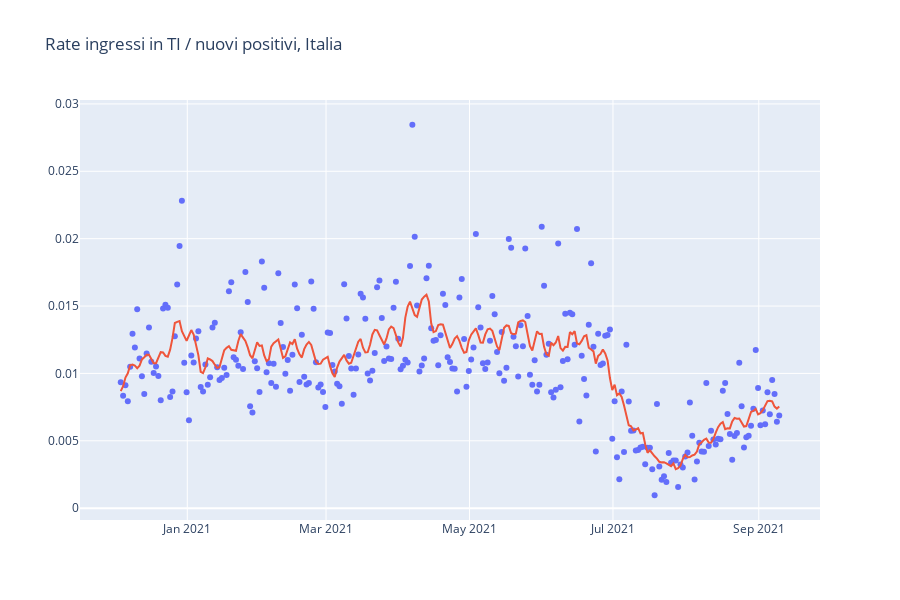
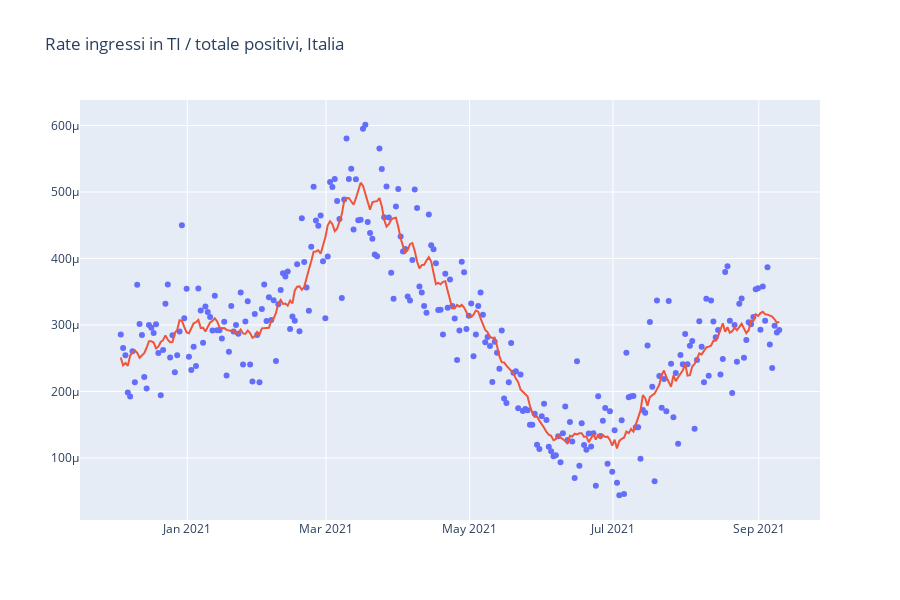
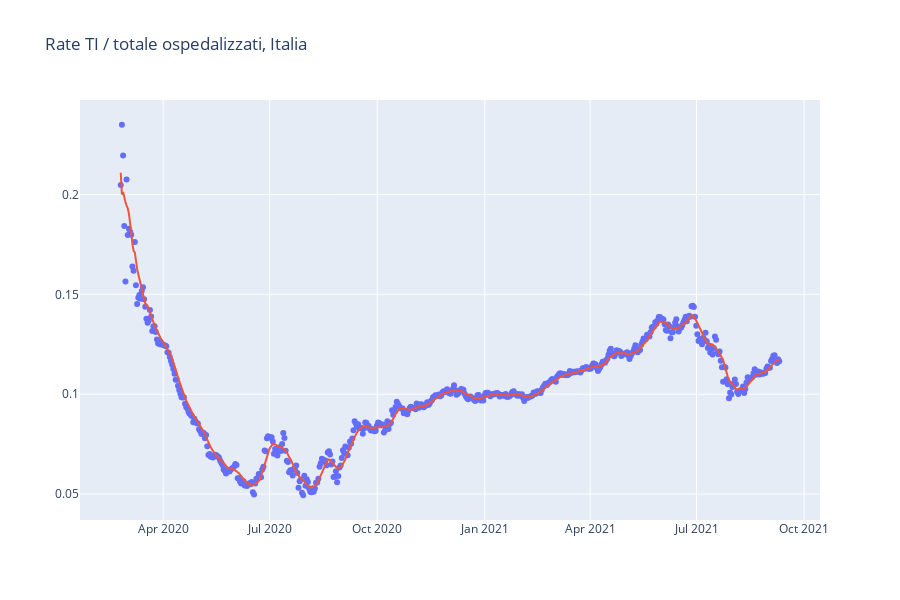

Notebook code cell kept with these figures, in order:
### Code cell
# rate vs NUOVI POSITIVI
fig = go.Figure()

fig.add_trace(go.Scatter(y=rate_inTI_inPOS[-len(valid_ingressi_TI):],
                         x=giorni[-len(valid_ingressi_TI):],
                         mode='markers'))

fig.add_trace(go.Scatter(y=moving_function_rev1(rate_inTI_inPOS[-len(valid_ingressi_TI):],np.mean,7,3),
                         x=giorni[-len(valid_ingressi_TI):]))
  
fig.update_layout(
    title="Rate ingressi in TI / nuovi positivi, Italia",
    autosize=False,
    showlegend=False,
    width=900,
    height=600
)

fig.show()

# rate vs TOTALE POSITIVI

fig = go.Figure()

fig.add_trace(go.Scatter(y=rate_inTI_totPOS[-len(valid_ingressi_TI):],
                         x=giorni[-len(valid_ingressi_TI):],
                         mode='markers'))

fig.add_trace(go.Scatter(y=moving_function_rev1(rate_inTI_totPOS[-len(valid_ingressi_TI):],np.mean,7,3),
                         x=giorni[-len(valid_ingressi_TI):]))
  
fig.update_layout(
    title="Rate ingressi in TI / totale positivi, Italia",
    autosize=False,
    showlegend=False,
    width=900,
    height=600
)

fig.show()


# rate TI vs TOTALE OSPEDALIZZATI

fig = go.Figure()

fig.add_trace(go.Scatter(y=rate_TI_OSP,
                         x=giorni,
                         mode='markers'))

fig.add_trace(go.Scatter(y=moving_function_rev1(rate_TI_OSP,np.mean,7,3),
                         x=giorni))
  
fig.update_layout(
    title="Rate TI / totale ospedalizzati, Italia",
    autosize=False,
    showlegend=False,
    width=900,
    height=600
)

fig.show()

### Figure 1 — Plotly figure (JSON) as saved in the notebook; plotly's stock layout.template omitted (floating-point values rounded to 4 significant figures; data arrays with more than 128 entries replaced by an {"elided": "..."} marker saying what was removed)
{"data": [{"mode": "markers", "type": "scatter", "x": {"elided": "281 str values"}, "y": {"elided": "281 float values"}}, {"type": "scatter", "x": {"elided": "281 str values"}, "y": {"elided": "281 float values"}}], "layout": {"autosize": false, "height": 600, "showlegend": false, "title": {"text": "Rate ingressi in TI / nuovi positivi, Italia"}, "width": 900, "xaxis": {"autorange": true, "range": ["2020-11-16 09:08:44.8292", "2021-09-27 00:51:15.1708"], "type": "date"}, "yaxis": {"autorange": true, "range": [-0.0008773, 0.03029], "type": "linear"}}}

### Figure 2 — Plotly figure (JSON) as saved in the notebook; plotly's stock layout.template omitted (floating-point values rounded to 4 significant figures; data arrays with more than 128 entries replaced by an {"elided": "..."} marker saying what was removed)
{"data": [{"mode": "markers", "type": "scatter", "x": {"elided": "281 str values"}, "y": {"elided": "281 float values"}}, {"type": "scatter", "x": {"elided": "281 str values"}, "y": {"elided": "281 float values"}}], "layout": {"autosize": false, "height": 600, "showlegend": false, "title": {"text": "Rate ingressi in TI / totale positivi, Italia"}, "width": 900, "xaxis": {"autorange": true, "range": ["2020-11-16 09:08:44.8292", "2021-09-27 00:51:15.1708"], "type": "date"}, "yaxis": {"autorange": true, "range": [6.659e-06, 0.0006383], "type": "linear"}}}

### Figure 3 — Plotly figure (JSON) as saved in the notebook; plotly's stock layout.template omitted (floating-point values rounded to 4 significant figures; data arrays with more than 128 entries replaced by an {"elided": "..."} marker saying what was removed)
{"data": [{"mode": "markers", "type": "scatter", "x": {"elided": "564 str values"}, "y": {"elided": "564 float values"}}, {"type": "scatter", "x": {"elided": "564 str values"}, "y": {"elided": "564 float values"}}], "layout": {"autosize": false, "height": 600, "showlegend": false, "title": {"text": "Rate TI / totale ospedalizzati, Italia"}, "width": 900, "xaxis": {"autorange": true, "range": ["2020-01-20 21:53:52.3462", "2021-10-14 13:06:07.6538"], "type": "date"}, "yaxis": {"autorange": true, "range": [0.03702, 0.2473], "type": "linear"}}}
